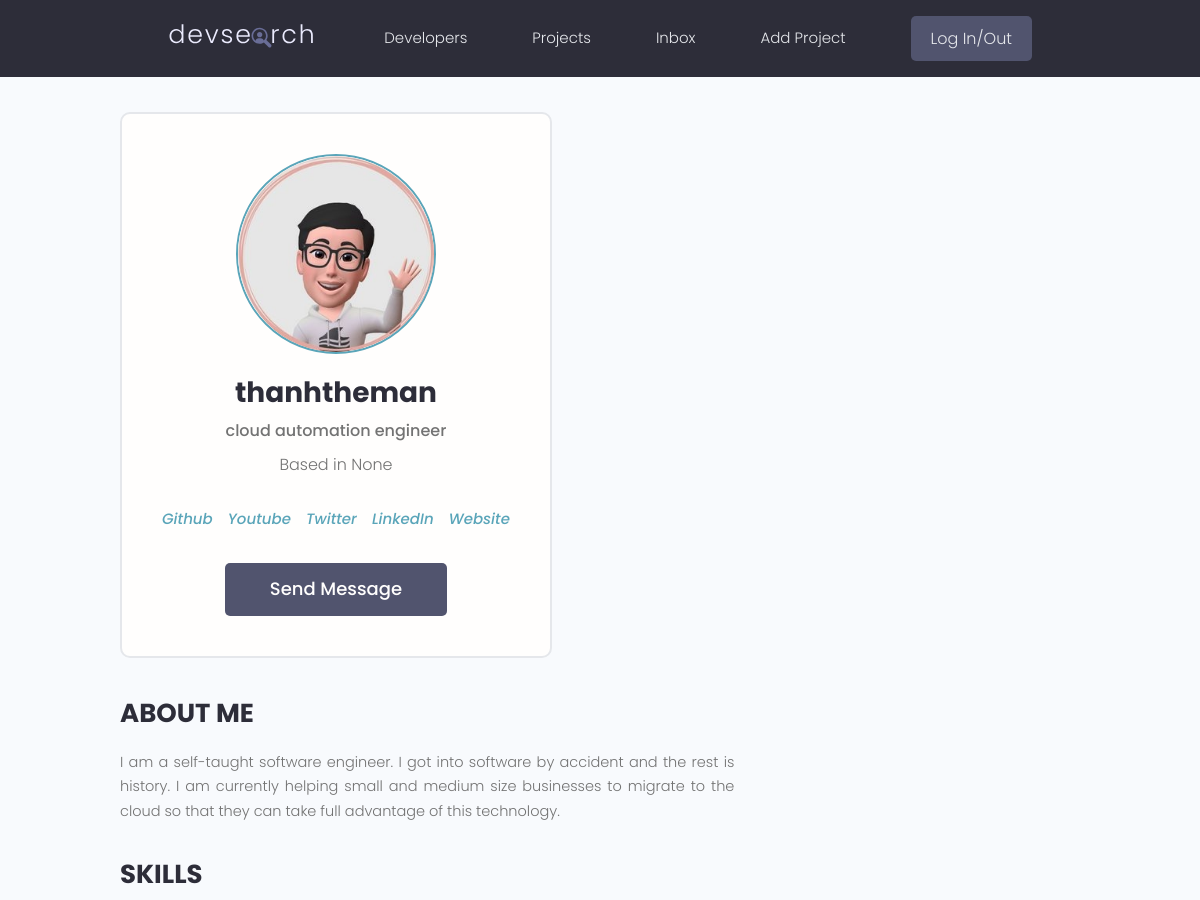
The page /users/profile/002bf7f6-6dd2-4fff-9284-18d02aca80c2/ (upper part) on the database as committed earlier.
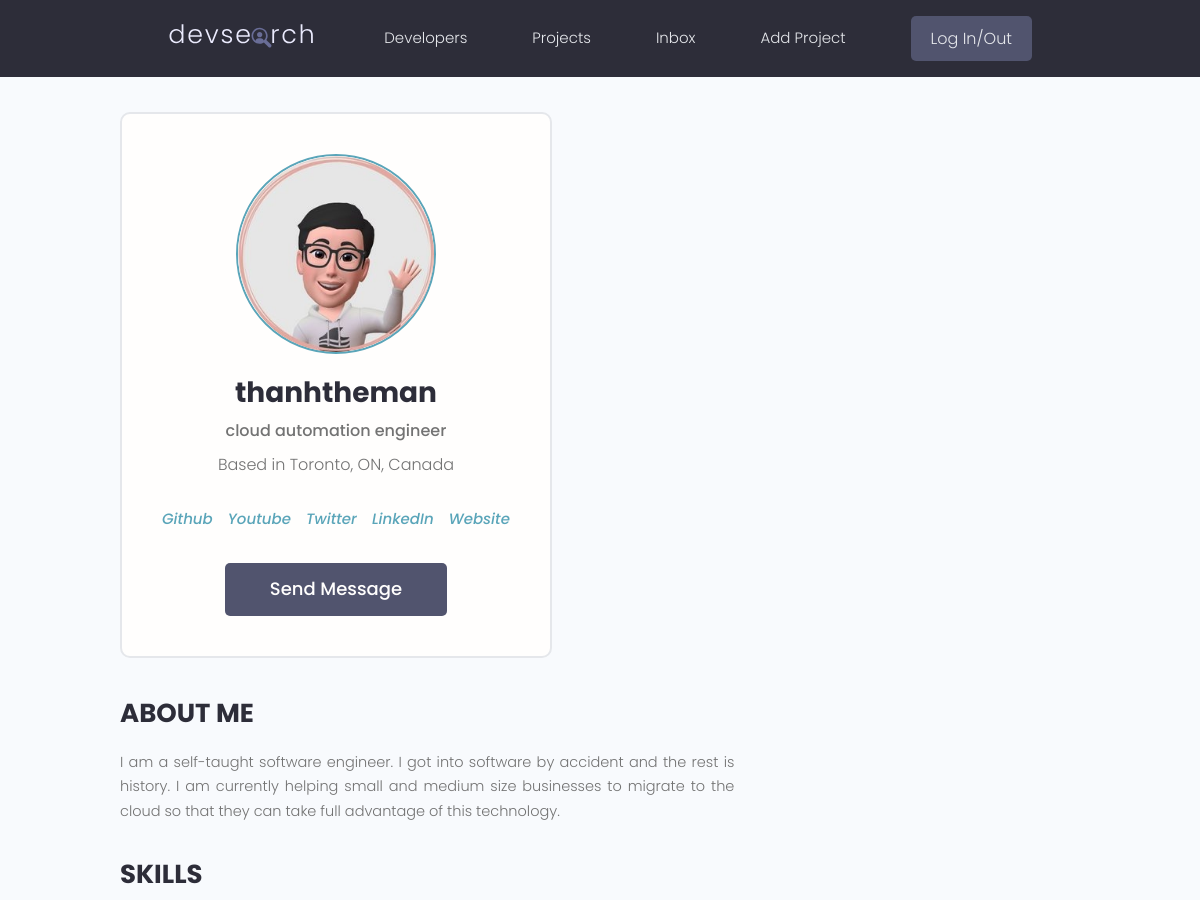
The same page on the database as committed later.
### users/models.py (models this page shows, shortened)
class Profile(models.Model):
    user = models.OneToOneField(User, on_delete=models.CASCADE, null=True, blank=True)
    name = models.CharField(max_length=200, blank=True, null=True)
    username = models.CharField(max_length=200, blank=True, null=True)
    email = models.EmailField(max_length=500, blank=True, null=True)
    short_intro = models.CharField(max_length=200, blank=True, null=True)
    bio = models.TextField(blank=True, null=True)
    location = models.CharField(max_length=200, blank=True, null=True)
    skills = models.ManyToManyField('Skill', blank=True)
    profile_image = models.ImageField(null=True, blank=True, upload_to='profiles/', default="profiles/user-default.png")
    social_github = models.CharField(max_length=200, blank=True, null=True)
    social_twitter = models.CharField(max_length=200, blank=True, null=True)
    social_linkedin = models.CharField(max_length=200, blank=True, null=True)
    social_youtube = models.CharField(max_length=200, blank=True, null=True)
    social_website = models.CharField(max_length=200, blank=True, null=True)
    created = models.DateTimeField(auto_now_add=True)
    id = models.UUIDField(default=uuid.uuid4, unique=True, primary_key=True, editable=False)

### users/views.py (the view)
# urls.py: path('profile/<str:pk>/', views.user_profile, name='user-profile'),
def user_profile(request, pk):
    profile = Profile.objects.get(id=pk)
    context = {'profile': profile}
    return render(request, 'users/user-profile.html', context)

### projects/models.py (called while the page is built)
    def __str__(self):
        return self.name

### users/models.py (called while the page is built)
    def __str__(self):
        return str(self.name)

### users/templates/users/user-profile.html (shortened to what this page needs)
<!DOCTYPE html>
<html lang="en">
<head>
</head>
<body>
    {% extends 'main.html' %}
    {% block content %}
    <main class="profile my-md">
        <div class="container">
            <div class="layout">
                <div class="column column--1of3">
                    <div class="card text-center">
                        <div class="card__body dev">
                            <img class="avatar avatar--xl" src="{{ profile.profile_image.url }}" />
                            <h2 class="dev__name">{{ profile.name }}</h2>
                            <p class="dev__title">{{ profile.short_intro }}</p>
                            <p class="dev__location">Based in {{ profile.location }}</p>
                            <ul class="dev__social">
                                {% if profile.social_github %}
                                <li>
                                <a title="Github" href="{{ profile.social_github }}" target="_blank"><i class="im im-github">Github</i></a>
                                </li>
                                {% endif %}
                                {% if profile.social_youtube %}
                                <li>
                                <a title="Youtube" href="{{ profile.social_youtube }}" target="_blank"><i class="im im-stackoverflow">Youtube</i></a>
                                </li>
                                {% endif %}
                                {% if profile.social_twitter %}
                                <li>
                                <a title="Twitter" href="{{ profile.social_twitter }}" target="_blank"><i class="im im-twitter">Twitter</i></a>
                                </li>
                                {% endif %}
                                {% if profile.social_linkedin %}
                                <li>
                                <a title="LinkedIn" href="{{profile.social_linkedin}}" target="_blank"><i class="im im-linkedin">LinkedIn</i></a>
                                </li>
                                {% endif %}
                                {% if profile.social_website %}
                                <li>
                                <a title="Personal Website" href="{{profile.social_website}}" target="_blank"><i class="im im-globe">Website</i></a>
                                </li>
                                {% endif %}
                            </ul>
                            <a href="#" class="btn btn--sub btn--lg">Send Message </a>
                        </div>
                    </div>
                </div>
                <div class="column column--2of3">
                    <div class="devInfo">
                        <h3 class="devInfo__title">About Me</h3>
                        <p class="devInfo__about">
                            {{ profile.bio }}
                        </p>
                    </div>
                    <div class="devInfo">
                        <h3 class="devInfo__title">Skills</h3>
                    </div>
                </div>
            </div>
        </div>
    </main>
    {% endblock content%}

Rows that differ between the two databases and show on the page:
changed Profile "thanhtheman": location "None" → "Toronto, ON, Canada"
